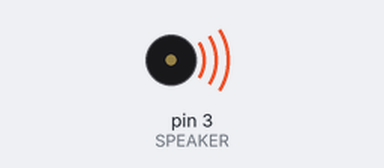
This sketch was run on a simulated Arduino Uno, built with avr-gcc and run on an emulated ATmega328P. Shown: buzzer (waves = sounding).

Above: at 0.2 s.
At 5.2 s:
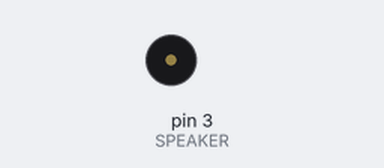
Timing chart, 0 to 7.2 s (numbered marks = the images above):
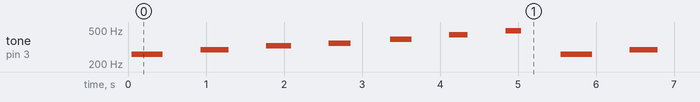

Measured:
- by itself, tone on pin 3 (SPEAKER): repeats every 5.5 s: silent 0.48 s, 293 Hz 0.36 s, silent 0.48 s, 329 Hz 0.32 s, silent 0.48 s, 348 Hz 0.28 s, silent 0.51 s, 391 Hz 0.28 s, silent 0.48 s, 438 Hz 0.24 s, silent 0.49 s, 492 Hz 0.20 s, silent 0.51 s, 261 Hz 0.40 s

The sketch:

12_speaker.ino
```cpp
#define SPEAKER 3

int BassTab[] = {1911, 1702, 1516, 1431, 1275, 1136, 1012};

void setup() {
  // put your setup code here, to run once:
  pinInit();
}

void loop() {
  // put your main code here, to run repeatedly:
  for (int note_index = 0; note_index < 7; note_index++) {
    sound(note_index);
    delay(500);
  }
}

void pinInit() {
  pinMode(SPEAKER, OUTPUT);
  digitalWrite(SPEAKER, LOW);
}

void sound(uint8_t note_index) {
  for (int i = 0; i < 100; i++) {
    digitalWrite(SPEAKER, HIGH);
    delayMicroseconds(BassTab[note_index]);
    digitalWrite(SPEAKER, LOW);
    delayMicroseconds(BassTab[note_index]);
  }
}
```
